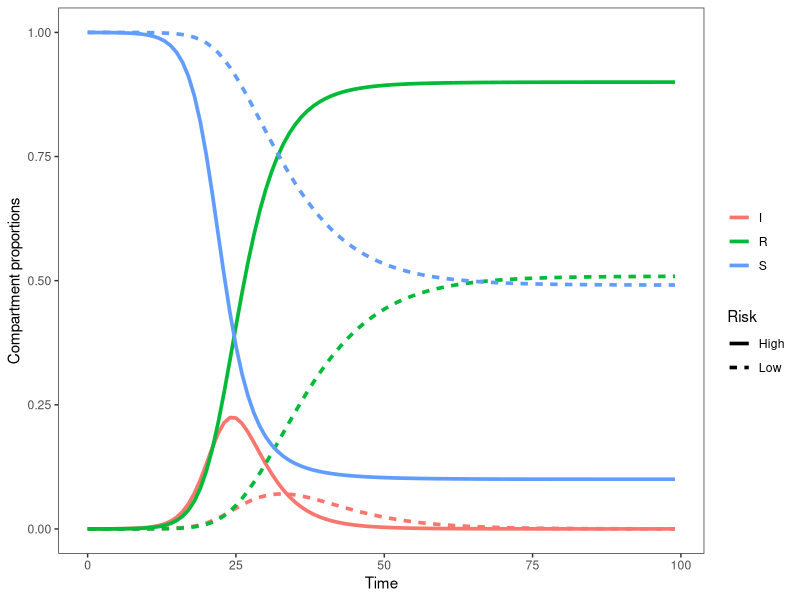
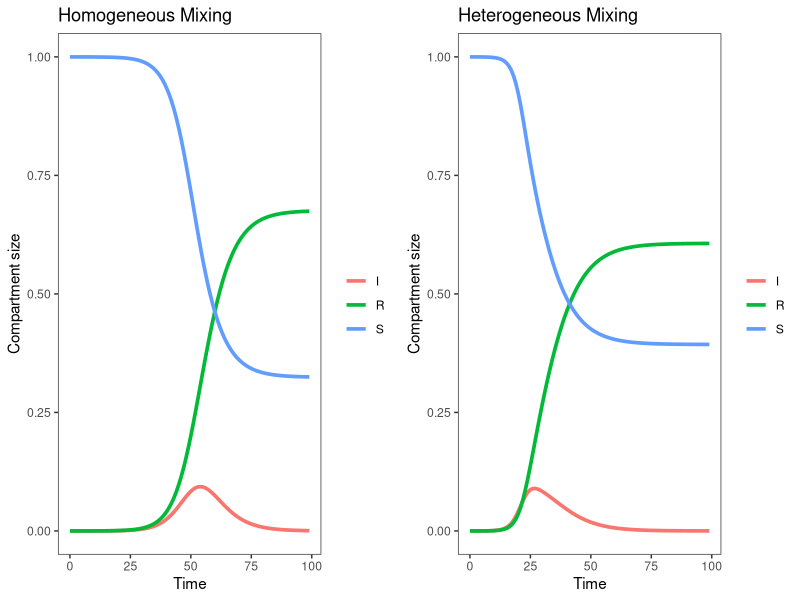
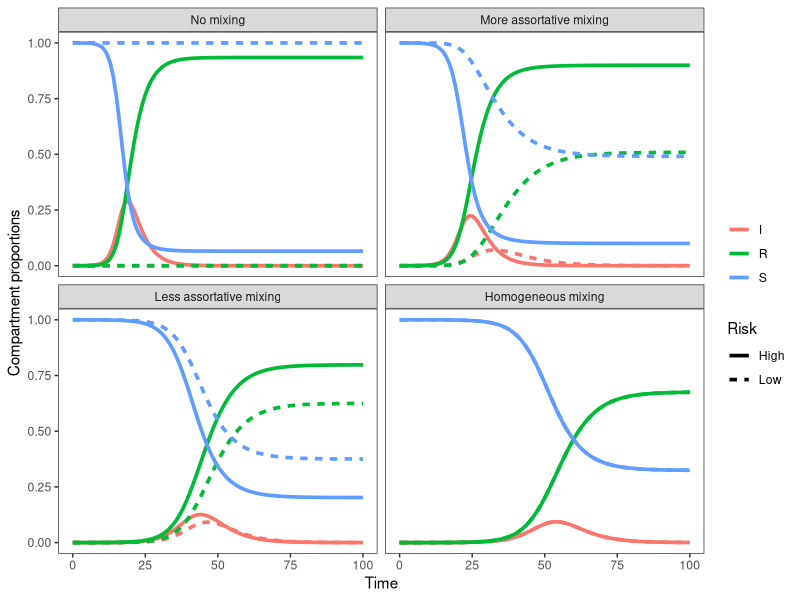
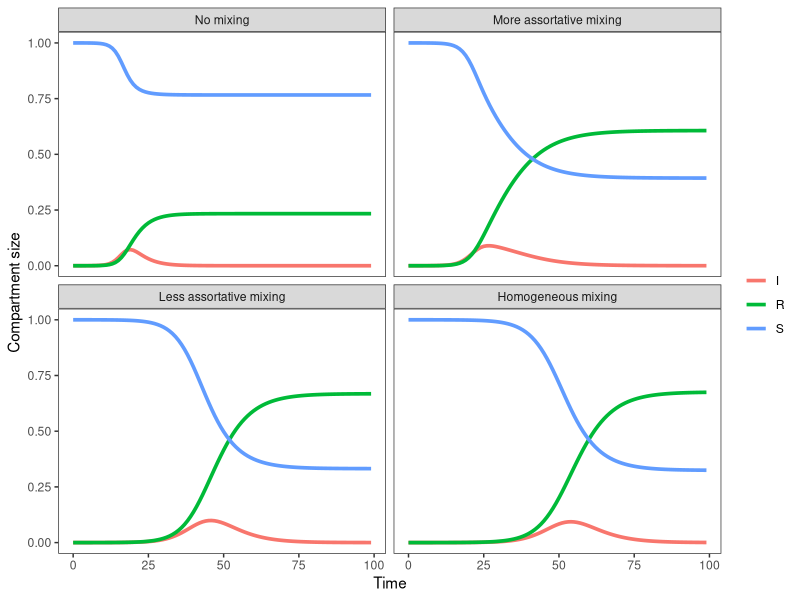
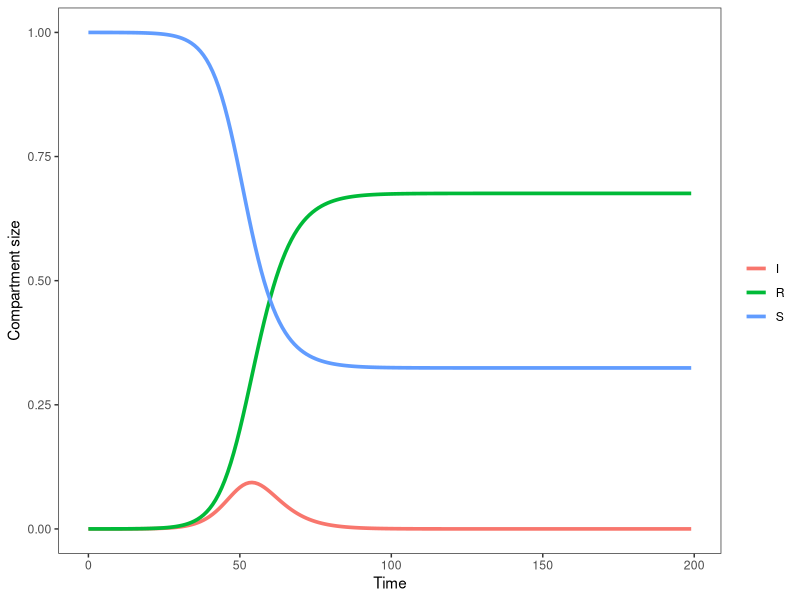
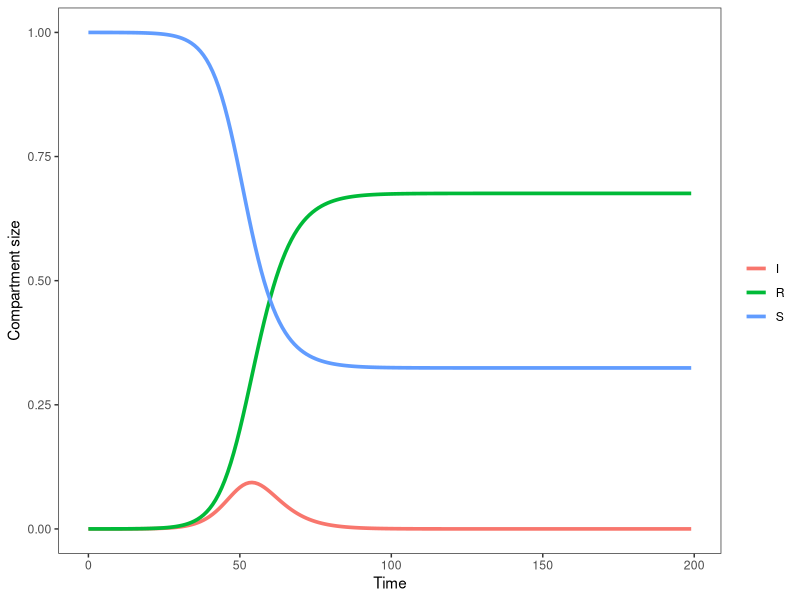

These charts were generated, in order, by the following R code:
## ---- chunk 1
knitr::opts_chunk$set(echo = TRUE)
library(deSolve) 
library(tidyverse) 
library(cowplot)
## ---- chunk 2
params <- list(contact_matrix=matrix(data=c(29, 1, 1, 5)*0.1, 
                                         nrow=2, ncol=2, byrow=T), 
                   gamma = 0.3 #recovery rate (1/duration infection)
)


state <- c(S_High = 24999, #high (h) and low (l) risk groups
           S_Low = 75000,
           I_High = 1, 
           I_Low = 0,
           R_High = 0,
           R_Low = 0
)

T_end <- 500 #run model for 500 time steps (e.g. months)
times <- seq(0, T_end, by = 1) #runs the model for 500 time steps (e.g. months), and computes output at each time step 


print(params)
print(state)
## ---- chunk 3
MixingSIR<-function(t, state, params) {

    state <- matrix(data=state, nrow=ncol(params$contact_matrix))
    colnames(state) <- c("S", "I", "R")
    rownames(state) <- c("h", "l")
    
    with(params, {
      dS <- -1*state[, "S"]*state[,"I"]%*%contact_matrix/sum(state) 
      dI <- state[, "S"]*state[,"I"]%*%contact_matrix/sum(state) -
        gamma*state[,"I"]
      dR <- gamma*state[,"I"]
      
      #return the rates of change as a list
      list(c(dS, dI, dR)) 
    })
}

#demonstrate matrix multiplication here
state_mat <- matrix(data=state, nrow=ncol(params$contact_matrix))
colnames(state_mat) <- c("S", "I", "R")
rownames(state_mat) <- c("h", "l")

print(state_mat)

#rates at which high- and low-risk susceptibles acquire infection
state_mat[,"I"]%*%params$contact_matrix/sum(state_mat)
## ---- chunk 4
output <- ode(y = state, times = times, func = MixingSIR, parms = params)
output <- as.data.frame(output) 

output_long <- pivot_longer(output, cols=2:ncol(output), names_to=c("state", "risk"), names_sep="_", values_to="size")
output_long <- output_long %>% group_by(time, risk) %>% mutate(N=sum(size))

plot_trace_risk <-function(out) {
  fig <- ggplot(out, aes(x=time, y=size/N, color=state, linetype=risk)) + 
    geom_line(linewidth=1.25) +
    labs(x='Time', y='Compartment proportions', color='', linetype='Risk') +
    theme_bw() + theme(panel.grid=element_blank())
  return(fig)
}

plot_trace_risk(output_long %>% filter(time<100))
## ---- chunk 5

#this is just the same as in SIR_basic
params_basic <- c(beta = 0.5, #effective contact rate (aka transmission rate)
                      gamma = 0.3 #recovery rate (1/duration of infection)
)

state_basic <- c(S = 99999, #population of 100,000, 1 person starts of infected
                 I = 1, 
                 R = 0
)

BasicSIR<-function(t, state, params) {
  with(as.list(c(state, params)),{ 
    
    N = S + I + R #define N (total population size)
    
    #SIR model equations from lecture - rates of change in and out of each compartment 
    dS <- -beta*S*I/N
    dI <- beta*S*I/N - gamma*I
    dR <- gamma*I
    
    #return the rates of change as a list
    list(c(dS, dI, dR)) 
  })
}

plot_trace <-function(out) {
  fig <- ggplot(out, aes(x=time, y=size/N, color=state)) + 
    geom_line(linewidth=1.25) +
    labs(x='Time', y='Compartment size', color='') +
    theme_bw() + theme(panel.grid=element_blank())
  return(fig)
}

output_basic <- ode(y = state_basic, times = times, func = BasicSIR, parms = params_basic)
output_basic <- as.data.frame(output_basic) %>% mutate(N=S+I+R)
output_long_basic <- pivot_longer(output_basic, cols=c("S","I","R"), names_to="state", values_to="size")
fig1 <- plot_trace(output_long_basic %>% filter(time<100))

#sum across risk groups to produce an equivalent trace plot
output_long_sum <- output_long %>% group_by(time, state) %>% 
  summarise(size=sum(size), N=sum(N))
fig2 <- plot_trace(output_long_sum %>% filter(time<100))

#compare trace plots
plot_grid(fig1 + ggtitle("Homogeneous Mixing"), 
          fig2 + ggtitle("Heterogeneous Mixing"),
          align="hv")
## ---- chunk 6
R_matrix <- params$contact_matrix*(rowSums(matrix(data=state, nrow=ncol(params$contact_matrix)))/sum(state))/
  (params$gamma)
R0 <- max(eigen(R_matrix)$values) #this is the R0 of the stratified version

R0_basic <- params_basic[["beta"]]/params_basic[["gamma"]]
print(paste0("R0 basic: ", round(R0_basic, 2), "; R0 stratified: ", round(R0, 2)))
## ---- chunk 7
contact_matrices <- list(matrix(data=c(35, 0, 0, 5)*0.1,
                             nrow=2, ncol=2, byrow=T),
                      matrix(data=c(29, 1, 1, 5)*0.1, 
                             nrow=2, ncol=2, byrow=T),
                      matrix(data=c(17, 3, 3, 5)*0.1,
                             nrow=2, ncol=2, byrow=T),
                      matrix(data=c(5,5,5,5)*0.1,
                             nrow=2, ncol=2, byrow=T)
                      )

names(contact_matrices) <- c("No mixing", "More assortative mixing", 
                             "Less assortative mixing", "Homogeneous mixing")

output_all <- list()
for(i in names(contact_matrices)) {
    params[["contact_matrix"]] <- contact_matrices[[i]]
    output <- ode(y = state, times = times, func = MixingSIR, parms = params)
    output_long <- pivot_longer(as.data.frame(output), cols=2:ncol(output), 
                                names_to=c("state", "risk"), names_sep="_", values_to="size")
    output_long <- output_long %>% group_by(time, risk) %>% mutate(N=sum(size))
    output_all <- c(output_all, list(output_long %>% mutate(contact_pattern=i)))
}

#results stratified by risk group
output_all <- bind_rows(output_all) %>%
  mutate(contact_pattern=factor(contact_pattern, levels=names(contact_matrices)))
plot_trace_risk(output_all %>% filter(time<=100)) + facet_wrap(~contact_pattern)

#total population results
output_all_sum <- output_all %>% group_by(time, state, contact_pattern) %>% 
  summarise(size=sum(size), N=sum(N))
plot_trace(output_all_sum %>% filter(time<100)) + facet_wrap(~contact_pattern)
## ---- chunk 8
plot_trace(output_all_sum %>% filter(time<200 & contact_pattern=="Homogeneous mixing"))
plot_trace(output_long_basic %>% filter(time<200))
